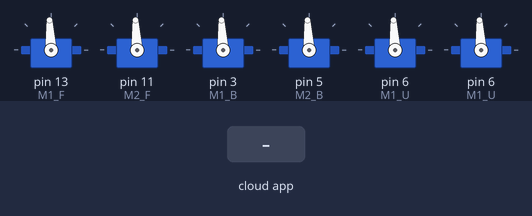
Bench run of a sketch on a simulated Arduino Leonardo, built with avr-gcc and run on an emulated ATmega32U4. Shown: 6 × servo. Inputs (shaded band) come from the test bench. The ROS host is connected and sends only what is stated.

Above: at 2.2 s.
2.3 s: the phone or cloud app sets linear.x to -100
At 3.4 s:
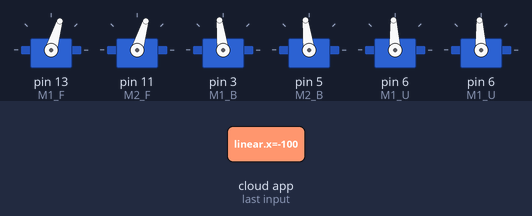
3.8 s: the phone or cloud app sets linear.x to 100
At 4.5 s:
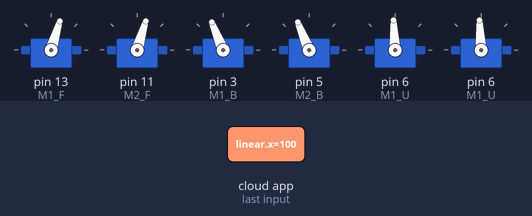
Timing chart, 0 to 6.8 s (numbered marks = the images above; inputs shaded):
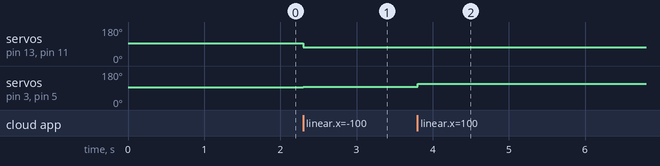

The sketch:

udoo_leonardo_code.ino
```cpp
// Project depak
// Thruster control and sensor data acquisition code to be deployed
// on on-board arduino leonardo of the Udoo board
// Functions:
// - accept Thruster setpoints and produce appropriate RPM
// - acquire data from
//    - fluid flow sensor
//    - turbidity sensor
//    - temperature sensor

// Initial author: Osaid Zahid
// Comments: This code could use some serious revision :)
// Need to move to Matrix operations


#define USE_USBCON

#if defined(ARDUINO) && ARDUINO >= 100
#include "Arduino.h"
#else
#include <WProgram.h>
#endif

#include <Servo.h>

#include <ros.h>
#include <std_msgs/UInt16.h>
#include <std_msgs/String.h>
#include <std_msgs/Int32.h>
#include <std_msgs/Empty.h>
#include <geometry_msgs/Twist.h>

ros::NodeHandle  nh;
//Deadband 1520 - 1480

const int minFwd = 1500;
const int maxFwd = 1700; //2000
const int maxRev = 1300;
const int minRev = 1420; //1100
const int Stop = 1500;

Servo M1_F; //Front
Servo M2_F;
Servo M1_B; //Back
Servo M2_B;
Servo M1_U;
Servo M2_D;

std_msgs::Int32 str_msg;
ros::Publisher chatter("chatter", &str_msg);

// Arduino 'map' funtion for floating point
double fmap (double toMap, double in_min, double in_max, double out_min, double out_max) {
  return (toMap - in_min) * (out_max - out_min) / (in_max - in_min) + out_min;
}


//F:-1,-1,1,1 M:1,2,3,4,

void Fwd_back(int Rev, int Fwd, bool dir) {

  if (dir) {

    M1_F.writeMicroseconds(Rev);
    M2_F.writeMicroseconds(Rev);
    M1_B.writeMicroseconds(Fwd);
    M2_B.writeMicroseconds(Fwd);

  }

  else {

    M1_F.writeMicroseconds(Fwd);
    M2_F.writeMicroseconds(Fwd);
    M1_B.writeMicroseconds(Rev);
    M2_B.writeMicroseconds(Rev);

  }


}

void Left_Right(int Rev, int Fwd, bool dir) {

  if (dir) {

    M1_F.writeMicroseconds(Fwd);
    M2_F.writeMicroseconds(Rev);
    M1_B.writeMicroseconds(Fwd);
    M2_B.writeMicroseconds(Rev);

  }

  else {

    M1_F.writeMicroseconds(Rev);
    M2_F.writeMicroseconds(Fwd);
    M1_B.writeMicroseconds(Rev);
    M2_B.writeMicroseconds(Fwd);

  }

}

void yaw(int Rev, int Fwd, bool dir) {

  if (dir) {

    M1_F.writeMicroseconds(Fwd);
    M2_F.writeMicroseconds(Rev);
    M1_B.writeMicroseconds(Rev);
    M2_B.writeMicroseconds(Fwd);

  }

  else {

    M1_F.writeMicroseconds(Rev);
    M2_F.writeMicroseconds(Fwd);
    M1_B.writeMicroseconds(Fwd);
    M2_B.writeMicroseconds(Rev);

  }

}

void ascend_descend(int Rev, int Fwd, bool dir) {

  if (dir) {

    M1_U.writeMicroseconds(Fwd);
    M2_D.writeMicroseconds(Fwd);
  }

  else {
    M1_U.writeMicroseconds(Rev);
    M2_D.writeMicroseconds(Rev);
  }
}

//Forward, Reverse,
void driveCallback ( const geometry_msgs::Twist&  twistMsg )
{


  int Fwd, Rev;


  if (twistMsg.linear.x > 0) {

    Fwd = (int)fmap(twistMsg.linear.x, 0, 1, minFwd, maxFwd);
    Rev = (int)fmap(twistMsg.linear.x, 0, 1, minRev, maxRev);
    Fwd_back(Rev, Fwd, 1);

  } else {

    Fwd = (int)fmap(twistMsg.linear.x, 0, 1, minFwd, maxFwd);
    Rev = (int)fmap(twistMsg.linear.x, 0, 1, minRev, maxRev);
    Fwd_back(Rev, Fwd, 0);
  }
/*
  if (twistMsg.linear.y > 0) {

    Fwd = (int)fmap(twistMsg.linear.y, 0, 1, minFwd, maxFwd);
    Rev = (int)fmap(twistMsg.linear.y, 0, 1, minRev, maxRev);
    Fwd_back(Rev, Fwd, 1);

  } else {

    Fwd = (int)fmap(twistMsg.linear.y, 0, 1, minFwd, maxFwd);
    Rev = (int)fmap(twistMsg.linear.y, 0, 1, minRev, maxRev);
    Fwd_back(Rev, Fwd, 0);
  }
  if (twistMsg.linear.z > 0) {

    Fwd = (int)fmap(twistMsg.linear.z, 0, 1, minFwd, maxFwd);
    Rev = (int)fmap(twistMsg.linear.z, 0, 1, minRev, maxRev);
    ascend_descend(Rev, Fwd, 0);

  } else {

    Fwd = (int)fmap(twistMsg.linear.z, 0, 1, minFwd, maxFwd);
    Rev = (int)fmap(twistMsg.linear.z, 0, 1, minRev, maxRev);
    ascend_descend(Rev, Fwd, 0);

  }

  if (twistMsg.angular.z > 0) {

    Fwd = (int)fmap(twistMsg.angular.z, 0, 1, minFwd, maxFwd);
    Rev = (int)fmap(twistMsg.angular.z, 0, 1, minRev, maxRev);
    yaw(Rev, Fwd, 0);

  } else {

    Fwd = (int)fmap(twistMsg.angular.z, 0, 1, minFwd, maxFwd);
    Rev = (int)fmap(twistMsg.angular.z, 0, 1, minRev, maxRev);
    yaw(Rev, Fwd, 0);

  }


  // The following could be useful for debugging

 M1_F.writeMicroseconds(1500);
  M2_F.writeMicroseconds(1500);
  M1_B.writeMicroseconds(1500);
  M2_B.writeMicroseconds(1500);
  M1_U.writeMicroseconds(1500);
  M2_D.writeMicroseconds(1500);
*/
  str_msg.data= Fwd ;
  chatter.publish(&str_msg);
  // Stop all Thrusters


  //digitalWrite(13, HIGH-digitalRead(13));  //toggle led

}

ros::Subscriber<geometry_msgs::Twist> driveSubscriber("/cmd_vel", &driveCallback) ;

void setup() {

  //nh.getHardware->setBaud(115200);
  nh.initNode();

  // This can be useful for debugging purposes
  nh.advertise(chatter);

  // Subscribe to the steering and throttle messages
  nh.subscribe(driveSubscriber) ;

  // Attach the servos to actual pins
  M1_F.attach(13);
  M2_F.attach(11);
  M1_B.attach(3);
  M2_B.attach(5);
  M1_U.attach(6);
  M2_D.attach(6);

  // Stop all Thrusters
  M1_F.writeMicroseconds(Stop);
  M2_F.writeMicroseconds(Stop);
  M1_B.writeMicroseconds(Stop);
  M2_B.writeMicroseconds(Stop);
  M1_U.writeMicroseconds(Stop);
  M2_D.writeMicroseconds(Stop);


  delay(1000);

}

void loop() {
  nh.spinOnce();
  delay(1);
}
```

Measured:
- after the input at 2.3 s, servo on pin 13 (M1_F), servo on pin 11 (M2_F): 93° → 73° at once; servo on pin 3 (M1_B), servo on pin 5 (M2_B): 93° → 97° at once
- after the input at 3.8 s, servo on pin 3 (M1_B), servo on pin 5 (M2_B): 97° → 112° at once
